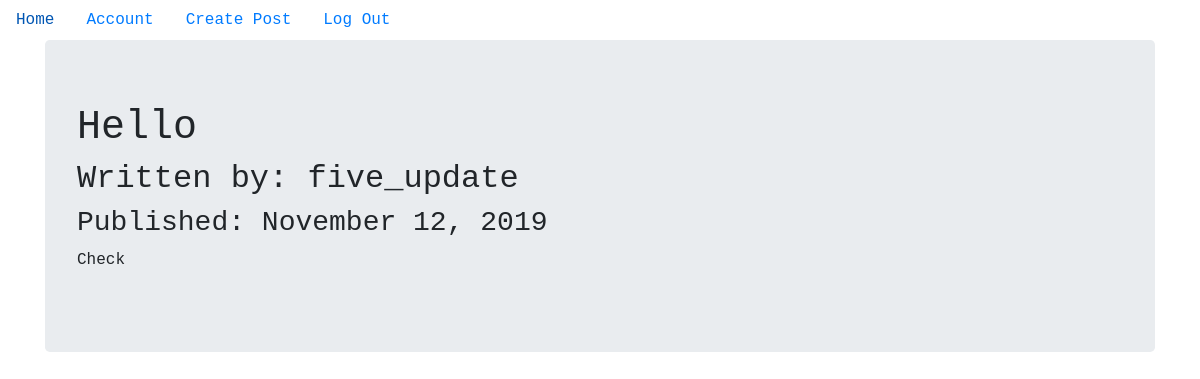
The page /1 on the database its author committed.
### blog/models.py (models this page shows, shortened)
class BlogPost(db.Model):
    users = db.relationship(User)
    id = db.Column(db.Integer, primary_key=True)
    user_id = db.Column(db.Integer, db.ForeignKey('users.id'), nullable=False)
    date = db.Column(db.DateTime, nullable=False, default=datetime.utcnow)
    title = db.Column(db.String(140), nullable=False)
    text = db.Column(db.Text, nullable=False)

class User(db.Model, UserMixin):
    __tablename__ = 'users'
    id = db.Column(db.Integer, primary_key = True)
    profile_image = db.Column(db.String(20), nullable=False, default='default_profile.png')
    email = db.Column(db.String(64), unique = True, index = True)
    username = db.Column(db.String(64), unique=True, index=True)
    password_hash = db.Column(db.String(128))
    posts = db.relationship('BlogPost', backref='author', lazy=True)

### blog/users/views.py (the view)
@users.route("/<username>")
def user_posts(username):
    page = request.args.get('page', 1, type=int)
    user = User.query.filter_by(username=username).first_or_404()
    blog_posts = BlogPost.query.filter_by(author=user).order_by(BlogPost.date.desc()).paginate(page=page, per_page=5)
    return render_template('user_blog_posts.html', blog_posts=blog_posts, user=user)

### blog/blog_posts/views.py (called while the page is built)
@blog_posts.route('/<int:blog_post_id>')
def blog_post(blog_post_id):
    blog_post = BlogPost.query.get_or_404(blog_post_id)
    return render_template('blog_post.html',title=blog_post.title,
                            date=blog_post.date,post=blog_post
    )

### blog/templates/blog_post.html (shortened to what this page needs)
{% extends "base.html" %}
{% block content %}
<div class="jumbotron">
  <h1>{{ post.title }}</h1>
  <h2>Written by: {{post.author.username}}</h2>
  <h3>Published: {{ post.date.strftime('%B %d, %Y') }}</h3>
  <p>{{post.text}}</p>
</div>
{% endblock content %}

### blog/templates/base.html (style rules this page uses)
* { margin: 0px; padding: 0px; font-family: monospace; }

### rows shown on the page
BlogPost: title "Hello", date "November 12, 2019", text "Check"
User: author.username "five_update"
